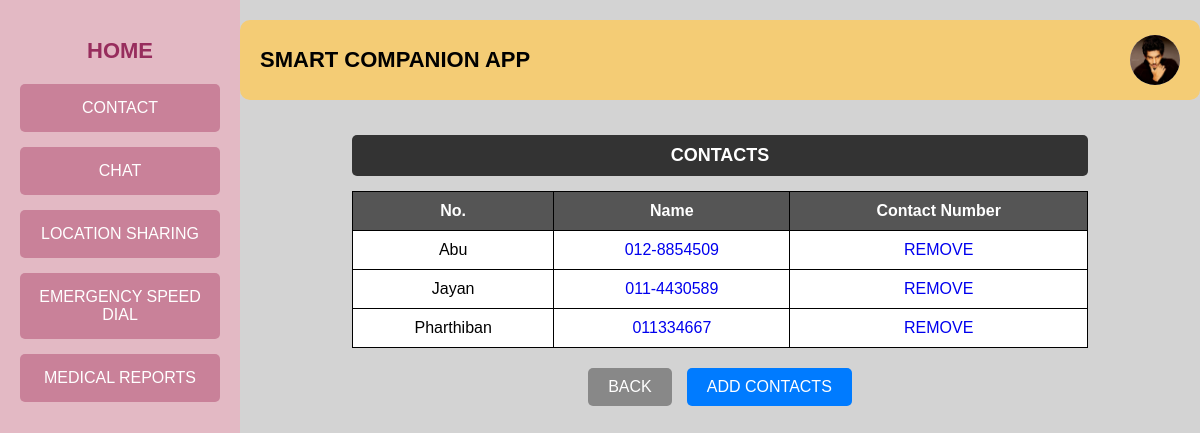
/contactuser (signed in), run on an earlier commit of the app's database.
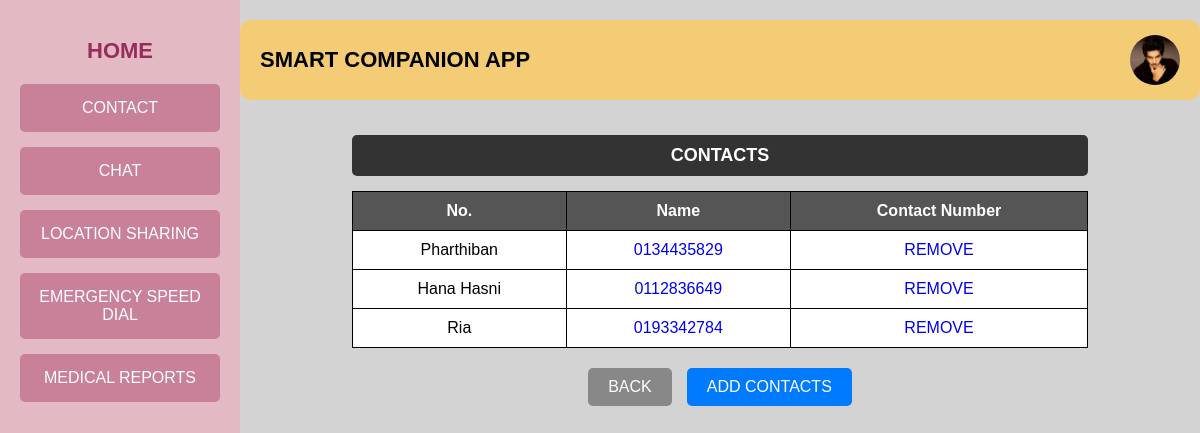
And on a later commit of the database.
### tables this page shows
CREATE TABLE contact (
            id INTEGER PRIMARY KEY AUTOINCREMENT,
            name TEXT NOT NULL,
            contact_number TEXT NOT NULL,
            rel_id INTEGER NOT NULL
        );

### app.py (the view)
@app.route("/contactuser")
def contactuser():
    db= get_db()
    cursor = db.cursor()
    user_id = session.get('user_id')
    str_user_id = str(user_id)
    with open("static/img_log/user/"+ str_user_id + ".txt", "r") as file:
        image_name = str(file.read())
        image_url= url_for('static', filename='uploads/'+ image_name)
    cursor.execute("SELECT * FROM contact where rel_id = ?", (user_id,))
    contacts_list = cursor.fetchall()  # Fetch all matching rows
    db.close()
    return render_template("User/contact.html", image_url=image_url, contacts=contacts_list)

### app.py (called while the page is built)
def get_db():
    if 'db' not in g:
        g.db = sqlite3.connect('project.db')
        g.db.row_factory = sqlite3.Row
    return g.db

### templates/User/contact.html (shortened to what this page needs)
<!DOCTYPE html>
<html lang="en">
<head>
    <link rel="stylesheet" href="static/contact.css">
</head>
<body>
    <div class="container">
        <div class="sidebar">
            <a href="{{ url_for('user') }}"><h2>HOME</h2></a>
            <button class="nav-btn">CONTACT</button>
            <button class="nav-btn">CHAT</button>
            <button class="nav-btn">LOCATION SHARING</button>
            <button class="nav-btn">EMERGENCY SPEED DIAL</button>
            <button class="nav-btn">MEDICAL REPORTS</button>
        </div>
        <div class="main-content">
            <div class="header">
                <h1>SMART COMPANION APP</h1>
                <div class="user-profile">
                    <img src="{{ image_url }}" alt="Profile Picture" class="profile-img">
                </div>
            </div>
            <div class="contacts-section">
                <h2 class="contacts-title">CONTACTS</h2>
                <table class="contacts-table">
                    <tr>
                        <th>No.</th>
                        <th>Name</th>
                        <th>Contact Number</th>
                    </tr>
                    {% for contact in contacts %}
                    <tr>
                        <td>{{ contact[1] }}</td>
                        <td><a href="tel:+6{{ contact[2] }}" onclick="event.stopPropagation();">{{ contact[2] }}</a></td>
                        <td><a href="/deletecontact?contact_number={{ contact[2] }}" class="edit-btn">REMOVE</a></td>
                    </tr>
                    {% endfor %}
                </table>
            </div>
            <div class="buttons">
                <button class="back-btn">BACK</button>
                <button class="add-btn" onclick="opencontact()">ADD CONTACTS</button>
            </div>
        </div>
    </div>
</body>
</html>

### static/contact.css (style rules this page uses)
body { font-family: Arial, sans-serif; margin: 0; padding: 0; background-color: #e5e5e5; }
.container { display: flex; height: 100vh; }
.sidebar { width: 200px; background-color: #e3b9c4; padding: 20px; text-align: center; }
.sidebar h2 { font-size: 20px; margin-bottom: 30px; }
.nav-btn { display: block; width: 100%; padding: 15px; margin-bottom: 15px; background-color: #c98199; border: none; color: white; font-size: 16px; cursor: pointer; border-radius: 5px; }
.main-content { flex: 1; padding: 20px; background-color: #d3d3d3; display: flex; flex-direction: column; align-items: center; }
.header { display: flex; justify-content: space-between; width: 100%; align-items: center; background-color: #f4cc75; padding: 15px 20px; border-radius: 10px; }
.header h1 { margin: 0; font-size: 22px; }
.user-profile { display: flex; align-items: center; gap: 10px; }
.user-profile img { width: 50px; height: 50px; border-radius: 50%; background-color: #ddd; }
.contacts-section { width: 80%; margin-top: 20px; text-align: center; }
.contacts-title { background-color: #333; color: white; padding: 10px; border-radius: 5px; font-size: 18px; }
.contacts-table { width: 100%; margin-top: 10px; border-collapse: collapse; background-color: white; }
.contacts-table th, .contacts-table td { border: 1px solid black; padding: 10px; text-align: center; }
.contacts-table th { background-color: #555; color: white; }
.buttons { width: 80%; display: flex; justify-content: space-between; margin-top: 20px; }
.sidebar h2 { color: #972d5d; font-size: 22px; margin-bottom: 20px; font-weight: bold; text-decoration: none; transition: color 0.3s ease; }
a { text-decoration: none; }
.back-btn, .add-btn { padding: 10px 20px; border: none; font-size: 16px; cursor: pointer; border-radius: 5px; }
.back-btn { background-color: #b8867b; color: white; }
.add-btn { background-color: #e3b9c4; color: black; }
.buttons { display: flex; justify-content: center; gap: 15px; margin-top: 20px; width: 100%; }
.back-btn, .add-btn { padding: 10px 20px; border: none; border-radius: 5px; cursor: pointer; }
.back-btn { background: #888; color: white; }
.add-btn { background: #007BFF; color: white; }

What changed in the data, as far as the page shows it:
removed contact: name "Abu", contact_number "012-8854509"
removed contact: name "Jayan", contact_number "011-4430589"
changed contact "Pharthiban": contact_number "011334667" → "0134435829"
added contact: name "Hana Hasni", contact_number "0112836649"
added contact: name "Ria", contact_number "0193342784"
